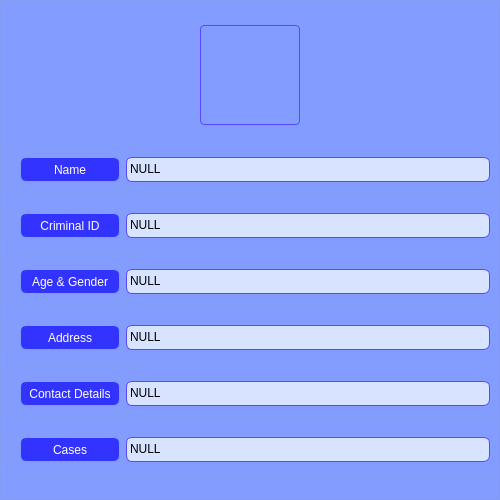
<?xml version="1.0" encoding="UTF-8"?>
<ui version="4.0">
 <class>detailsWindow</class>
 <widget class="QMainWindow" name="detailsWindow">
  <property name="geometry">
   <rect>
    <x>0</x>
    <y>0</y>
    <width>500</width>
    <height>500</height>
   </rect>
  </property>
  <property name="sizePolicy">
   <sizepolicy hsizetype="Fixed" vsizetype="Fixed">
    <horstretch>0</horstretch>
    <verstretch>0</verstretch>
   </sizepolicy>
  </property>
  <property name="minimumSize">
   <size>
    <width>500</width>
    <height>500</height>
   </size>
  </property>
  <property name="maximumSize">
   <size>
    <width>500</width>
    <height>500</height>
   </size>
  </property>
  <property name="windowTitle">
   <string>Details</string>
  </property>
  <property name="windowIcon">
   <iconset resource="resources.qrc">
    <normaloff>:/newPrefix/logo.png</normaloff>:/newPrefix/logo.png</iconset>
  </property>
  <property name="iconSize">
   <size>
    <width>50</width>
    <height>50</height>
   </size>
  </property>
  <widget class="QWidget" name="centralwidget">
   <widget class="QFrame" name="verticaBlFrame">
    <property name="geometry">
     <rect>
      <x>0</x>
      <y>0</y>
      <width>500</width>
      <height>500</height>
     </rect>
    </property>
    <property name="sizePolicy">
     <sizepolicy hsizetype="Fixed" vsizetype="Fixed">
      <horstretch>0</horstretch>
      <verstretch>0</verstretch>
     </sizepolicy>
    </property>
    <property name="minimumSize">
     <size>
      <width>500</width>
      <height>500</height>
     </size>
    </property>
    <property name="maximumSize">
     <size>
      <width>500</width>
      <height>500</height>
     </size>
    </property>
    <property name="styleSheet">
     <string notr="true">background-color: rgb(130, 157, 255);
border: 1px solid rgb(130,157,240);</string>
    </property>
    <layout class="QVBoxLayout" name="verticalLayout">
     <item>
      <spacer name="verticalSpacer">
       <property name="orientation">
        <enum>Qt::Vertical</enum>
       </property>
       <property name="sizeHint" stdset="0">
        <size>
         <width>20</width>
         <height>40</height>
        </size>
       </property>
      </spacer>
     </item>
     <item alignment="Qt::AlignHCenter">
      <widget class="QLabel" name="criminalImageLabel">
       <property name="sizePolicy">
        <sizepolicy hsizetype="Fixed" vsizetype="Fixed">
         <horstretch>0</horstretch>
         <verstretch>0</verstretch>
        </sizepolicy>
       </property>
       <property name="minimumSize">
        <size>
         <width>100</width>
         <height>100</height>
        </size>
       </property>
       <property name="maximumSize">
        <size>
         <width>100</width>
         <height>100</height>
        </size>
       </property>
       <property name="styleSheet">
        <string notr="true">border: 1px solid rgb(88, 73, 255);
border-radius: 4px;</string>
       </property>
       <property name="text">
        <string/>
       </property>
       <property name="pixmap">
        <pixmap resource="resources.qrc">:/newPrefix/baseManIcon.png</pixmap>
       </property>
       <property name="scaledContents">
        <bool>true</bool>
       </property>
      </widget>
     </item>
     <item>
      <spacer name="verticalSpacer_3">
       <property name="orientation">
        <enum>Qt::Vertical</enum>
       </property>
       <property name="sizeHint" stdset="0">
        <size>
         <width>20</width>
         <height>40</height>
        </size>
       </property>
      </spacer>
     </item>
     <item alignment="Qt::AlignHCenter">
      <widget class="QFrame" name="horizontalFrame_2">
       <property name="sizePolicy">
        <sizepolicy hsizetype="Minimum" vsizetype="Minimum">
         <horstretch>0</horstretch>
         <verstretch>0</verstretch>
        </sizepolicy>
       </property>
       <property name="minimumSize">
        <size>
         <width>490</width>
         <height>50</height>
        </size>
       </property>
       <property name="maximumSize">
        <size>
         <width>490</width>
         <height>50</height>
        </size>
       </property>
       <property name="styleSheet">
        <string notr="true">border-radius: 6px;</string>
       </property>
       <layout class="QHBoxLayout" name="horizontalLayout_3">
        <item>
         <widget class="QLabel" name="label_2">
          <property name="sizePolicy">
           <sizepolicy hsizetype="Fixed" vsizetype="Fixed">
            <horstretch>0</horstretch>
            <verstretch>0</verstretch>
           </sizepolicy>
          </property>
          <property name="minimumSize">
           <size>
            <width>100</width>
            <height>25</height>
           </size>
          </property>
          <property name="maximumSize">
           <size>
            <width>100</width>
            <height>25</height>
           </size>
          </property>
          <property name="styleSheet">
           <string notr="true">background-color: rgb(51, 51, 255);
color: rgb(255,255,255);
</string>
          </property>
          <property name="text">
           <string>Name</string>
          </property>
          <property name="alignment">
           <set>Qt::AlignCenter</set>
          </property>
         </widget>
        </item>
        <item>
         <widget class="QLabel" name="nameLabel">
          <property name="minimumSize">
           <size>
            <width>80</width>
            <height>25</height>
           </size>
          </property>
          <property name="maximumSize">
           <size>
            <width>400</width>
            <height>25</height>
           </size>
          </property>
          <property name="styleSheet">
           <string notr="true">border: 1px solid rgb(88, 73, 255);
background-color: rgb(216, 227, 255);</string>
          </property>
          <property name="text">
           <string>NULL</string>
          </property>
          <property name="textInteractionFlags">
           <set>Qt::LinksAccessibleByMouse|Qt::TextSelectableByKeyboard|Qt::TextSelectableByMouse</set>
          </property>
         </widget>
        </item>
       </layout>
      </widget>
     </item>
     <item alignment="Qt::AlignHCenter">
      <widget class="QFrame" name="horizontalFrame_4">
       <property name="sizePolicy">
        <sizepolicy hsizetype="Minimum" vsizetype="Minimum">
         <horstretch>0</horstretch>
         <verstretch>0</verstretch>
        </sizepolicy>
       </property>
       <property name="minimumSize">
        <size>
         <width>490</width>
         <height>50</height>
        </size>
       </property>
       <property name="maximumSize">
        <size>
         <width>490</width>
         <height>50</height>
        </size>
       </property>
       <property name="styleSheet">
        <string notr="true">border-radius: 6px;</string>
       </property>
       <layout class="QHBoxLayout" name="horizontalLayout_5">
        <item>
         <widget class="QLabel" name="label_3">
          <property name="sizePolicy">
           <sizepolicy hsizetype="Fixed" vsizetype="Fixed">
            <horstretch>0</horstretch>
            <verstretch>0</verstretch>
           </sizepolicy>
          </property>
          <property name="minimumSize">
           <size>
            <width>100</width>
            <height>25</height>
           </size>
          </property>
          <property name="maximumSize">
           <size>
            <width>100</width>
            <height>25</height>
           </size>
          </property>
          <property name="styleSheet">
           <string notr="true">background-color: rgb(51, 51, 255);
color: rgb(255,255,255);</string>
          </property>
          <property name="text">
           <string>Criminal ID</string>
          </property>
          <property name="alignment">
           <set>Qt::AlignCenter</set>
          </property>
         </widget>
        </item>
        <item>
         <widget class="QLabel" name="criminalIDLabel">
          <property name="minimumSize">
           <size>
            <width>80</width>
            <height>25</height>
           </size>
          </property>
          <property name="maximumSize">
           <size>
            <width>16777215</width>
            <height>25</height>
           </size>
          </property>
          <property name="styleSheet">
           <string notr="true">border: 1px solid rgb(88, 73, 255);
background-color: rgb(216, 227, 255);</string>
          </property>
          <property name="text">
           <string>NULL</string>
          </property>
          <property name="textInteractionFlags">
           <set>Qt::LinksAccessibleByMouse|Qt::TextSelectableByKeyboard|Qt::TextSelectableByMouse</set>
          </property>
         </widget>
        </item>
       </layout>
      </widget>
     </item>
     <item alignment="Qt::AlignHCenter">
      <widget class="QFrame" name="horizontalFrame_3">
       <property name="sizePolicy">
        <sizepolicy hsizetype="Minimum" vsizetype="Minimum">
         <horstretch>0</horstretch>
         <verstretch>0</verstretch>
        </sizepolicy>
       </property>
       <property name="minimumSize">
        <size>
         <width>490</width>
         <height>50</height>
        </size>
       </property>
       <property name="maximumSize">
        <size>
         <width>490</width>
         <height>50</height>
        </size>
       </property>
       <property name="styleSheet">
        <string notr="true">border-radius: 6px;</string>
       </property>
       <layout class="QHBoxLayout" name="horizontalLayout_4">
        <item>
         <widget class="QLabel" name="label_4">
          <property name="sizePolicy">
           <sizepolicy hsizetype="Fixed" vsizetype="Fixed">
            <horstretch>0</horstretch>
            <verstretch>0</verstretch>
           </sizepolicy>
          </property>
          <property name="minimumSize">
           <size>
            <width>100</width>
            <height>25</height>
           </size>
          </property>
          <property name="maximumSize">
           <size>
            <width>100</width>
            <height>25</height>
           </size>
          </property>
          <property name="styleSheet">
           <string notr="true">background-color: rgb(51, 51, 255);
color: rgb(255,255,255);</string>
          </property>
          <property name="text">
           <string>Age &amp; Gender</string>
          </property>
          <property name="alignment">
           <set>Qt::AlignCenter</set>
          </property>
         </widget>
        </item>
        <item>
         <widget class="QLabel" name="ageAndGenderLabel">
          <property name="minimumSize">
           <size>
            <width>80</width>
            <height>25</height>
           </size>
          </property>
          <property name="maximumSize">
           <size>
            <width>16777215</width>
            <height>25</height>
           </size>
          </property>
          <property name="styleSheet">
           <string notr="true">border: 1px solid rgb(88, 73, 255);
background-color: rgb(216, 227, 255);</string>
          </property>
          <property name="text">
           <string>NULL</string>
          </property>
          <property name="textInteractionFlags">
           <set>Qt::LinksAccessibleByMouse|Qt::TextSelectableByKeyboard|Qt::TextSelectableByMouse</set>
          </property>
         </widget>
        </item>
       </layout>
      </widget>
     </item>
     <item alignment="Qt::AlignHCenter">
      <widget class="QFrame" name="horizontalFrame_5">
       <property name="sizePolicy">
        <sizepolicy hsizetype="Minimum" vsizetype="Minimum">
         <horstretch>0</horstretch>
         <verstretch>0</verstretch>
        </sizepolicy>
       </property>
       <property name="minimumSize">
        <size>
         <width>490</width>
         <height>50</height>
        </size>
       </property>
       <property name="maximumSize">
        <size>
         <width>490</width>
         <height>50</height>
        </size>
       </property>
       <property name="styleSheet">
        <string notr="true">border-radius: 6px;</string>
       </property>
       <layout class="QHBoxLayout" name="horizontalLayout_6">
        <item>
         <widget class="QLabel" name="label_6">
          <property name="sizePolicy">
           <sizepolicy hsizetype="Fixed" vsizetype="Fixed">
            <horstretch>0</horstretch>
            <verstretch>0</verstretch>
           </sizepolicy>
          </property>
          <property name="minimumSize">
           <size>
            <width>100</width>
            <height>25</height>
           </size>
          </property>
          <property name="maximumSize">
           <size>
            <width>100</width>
            <height>25</height>
           </size>
          </property>
          <property name="styleSheet">
           <string notr="true">background-color: rgb(51, 51, 255);
color: rgb(255,255,255);</string>
          </property>
          <property name="text">
           <string>Address</string>
          </property>
          <property name="alignment">
           <set>Qt::AlignCenter</set>
          </property>
         </widget>
        </item>
        <item>
         <widget class="QLabel" name="addressLabel">
          <property name="minimumSize">
           <size>
            <width>80</width>
            <height>25</height>
           </size>
          </property>
          <property name="maximumSize">
           <size>
            <width>16777215</width>
            <height>25</height>
           </size>
          </property>
          <property name="styleSheet">
           <string notr="true">border: 1px solid rgb(88, 73, 255);
background-color: rgb(216, 227, 255);</string>
          </property>
          <property name="text">
           <string>NULL</string>
          </property>
          <property name="textInteractionFlags">
           <set>Qt::LinksAccessibleByMouse|Qt::TextSelectableByKeyboard|Qt::TextSelectableByMouse</set>
          </property>
         </widget>
        </item>
       </layout>
      </widget>
     </item>
     <item alignment="Qt::AlignHCenter">
      <widget class="QFrame" name="horizontalFrame_6">
       <property name="sizePolicy">
        <sizepolicy hsizetype="Minimum" vsizetype="Minimum">
         <horstretch>0</horstretch>
         <verstretch>0</verstretch>
        </sizepolicy>
       </property>
       <property name="minimumSize">
        <size>
         <width>490</width>
         <height>50</height>
        </size>
       </property>
       <property name="maximumSize">
        <size>
         <width>490</width>
         <height>50</height>
        </size>
       </property>
       <property name="styleSheet">
        <string notr="true">border-radius: 6px;</string>
       </property>
       <layout class="QHBoxLayout" name="horizontalLayout_7">
        <item>
         <widget class="QLabel" name="label_7">
          <property name="sizePolicy">
           <sizepolicy hsizetype="Fixed" vsizetype="Fixed">
            <horstretch>0</horstretch>
            <verstretch>0</verstretch>
           </sizepolicy>
          </property>
          <property name="minimumSize">
           <size>
            <width>100</width>
            <height>25</height>
           </size>
          </property>
          <property name="maximumSize">
           <size>
            <width>100</width>
            <height>25</height>
           </size>
          </property>
          <property name="styleSheet">
           <string notr="true">background-color: rgb(51, 51, 255);
color: rgb(255,255,255);</string>
          </property>
          <property name="text">
           <string>Contact Details</string>
          </property>
          <property name="alignment">
           <set>Qt::AlignCenter</set>
          </property>
         </widget>
        </item>
        <item>
         <widget class="QLabel" name="contactDetailsLabel">
          <property name="minimumSize">
           <size>
            <width>80</width>
            <height>25</height>
           </size>
          </property>
          <property name="maximumSize">
           <size>
            <width>16777215</width>
            <height>25</height>
           </size>
          </property>
          <property name="styleSheet">
           <string notr="true">border: 1px solid rgb(88, 73, 255);
background-color: rgb(216, 227, 255);</string>
          </property>
          <property name="text">
           <string>NULL</string>
          </property>
          <property name="textInteractionFlags">
           <set>Qt::LinksAccessibleByMouse|Qt::TextSelectableByKeyboard|Qt::TextSelectableByMouse</set>
          </property>
         </widget>
        </item>
       </layout>
      </widget>
     </item>
     <item alignment="Qt::AlignHCenter">
      <widget class="QFrame" name="horizontalFrame_7">
       <property name="sizePolicy">
        <sizepolicy hsizetype="Minimum" vsizetype="Minimum">
         <horstretch>0</horstretch>
         <verstretch>0</verstretch>
        </sizepolicy>
       </property>
       <property name="minimumSize">
        <size>
         <width>490</width>
         <height>50</height>
        </size>
       </property>
       <property name="maximumSize">
        <size>
         <width>490</width>
         <height>50</height>
        </size>
       </property>
       <property name="styleSheet">
        <string notr="true">border-radius: 6px;</string>
       </property>
       <layout class="QHBoxLayout" name="horizontalLayout_8">
        <item>
         <widget class="QLabel" name="label_8">
          <property name="sizePolicy">
           <sizepolicy hsizetype="Fixed" vsizetype="Fixed">
            <horstretch>0</horstretch>
            <verstretch>0</verstretch>
           </sizepolicy>
          </property>
          <property name="minimumSize">
           <size>
            <width>100</width>
            <height>25</height>
           </size>
          </property>
          <property name="maximumSize">
           <size>
            <width>100</width>
            <height>25</height>
           </size>
          </property>
          <property name="styleSheet">
           <string notr="true">background-color: rgb(51, 51, 255);
color: rgb(255,255,255);</string>
          </property>
          <property name="text">
           <string>Cases</string>
          </property>
          <property name="alignment">
           <set>Qt::AlignCenter</set>
          </property>
         </widget>
        </item>
        <item>
         <widget class="QLabel" name="casesLabel">
          <property name="minimumSize">
           <size>
            <width>80</width>
            <height>25</height>
           </size>
          </property>
          <property name="maximumSize">
           <size>
            <width>16777215</width>
            <height>25</height>
           </size>
          </property>
          <property name="styleSheet">
           <string notr="true">border: 1px solid rgb(88, 73, 255);
background-color: rgb(216, 227, 255);</string>
          </property>
          <property name="text">
           <string>NULL</string>
          </property>
          <property name="textInteractionFlags">
           <set>Qt::LinksAccessibleByMouse|Qt::TextSelectableByKeyboard|Qt::TextSelectableByMouse</set>
          </property>
         </widget>
        </item>
       </layout>
      </widget>
     </item>
     <item>
      <spacer name="verticalSpacer_2">
       <property name="orientation">
        <enum>Qt::Vertical</enum>
       </property>
       <property name="sizeHint" stdset="0">
        <size>
         <width>20</width>
         <height>40</height>
        </size>
       </property>
      </spacer>
     </item>
    </layout>
   </widget>
  </widget>
 </widget>
 <resources>
  <include location="resources.qrc"/>
 </resources>
 <connections/>
</ui>
